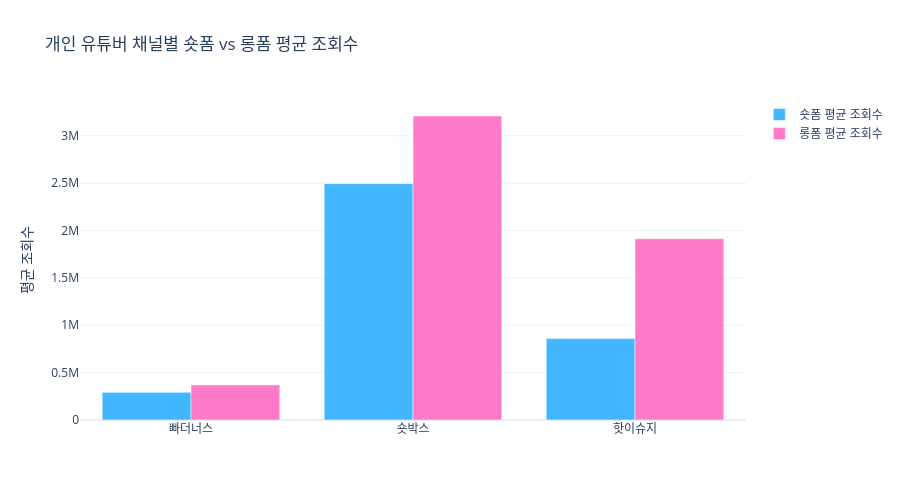

The notebook cell this image was saved under:
### Code cell
# 채널별 숏폼/롱폼 평균 조회수 비교
view_summary = df.groupby(['channel_name', 'format_type'])['view_count'].mean().reset_index()

shortform_views = view_summary[view_summary['format_type'] == 'shortform'].set_index('channel_name')['view_count']
longform_views  = view_summary[view_summary['format_type'] == 'longform'].set_index('channel_name')['view_count']

channels = list(CHANNELS.keys())

fig2 = go.Figure()
fig2.add_trace(go.Bar(
    name='숏폼 평균 조회수',
    x=channels,
    y=shortform_views.reindex(channels).fillna(0),
    marker_color='#42B6FF'
))
fig2.add_trace(go.Bar(
    name='롱폼 평균 조회수',
    x=channels,
    y=longform_views.reindex(channels).fillna(0),
    marker_color='#FF7AC8'
))
fig2.update_layout(
    title='개인 유튜버 채널별 숏폼 vs 롱폼 평균 조회수',
    yaxis_title='평균 조회수',
    barmode='group',
    template='plotly_white',
    height=500
)
fig2.show()

### Figure 1 — Plotly figure (JSON) as saved in the notebook; plotly's stock layout.template omitted (floating-point values rounded to 4 significant figures)
{"data": [{"marker": {"color": "#42B6FF"}, "name": "숏폼 평균 조회수", "type": "bar", "x": ["빠더너스", "숏박스", "핫이슈지"], "y": [291700.0, 2496000.0, 859600.0]}, {"marker": {"color": "#FF7AC8"}, "name": "롱폼 평균 조회수", "type": "bar", "x": ["빠더너스", "숏박스", "핫이슈지"], "y": [370300.0, 3210000.0, 1914000.0]}], "layout": {"barmode": "group", "height": 500, "title": {"text": "개인 유튜버 채널별 숏폼 vs 롱폼 평균 조회수"}, "yaxis": {"title": {"text": "평균 조회수"}}}}
